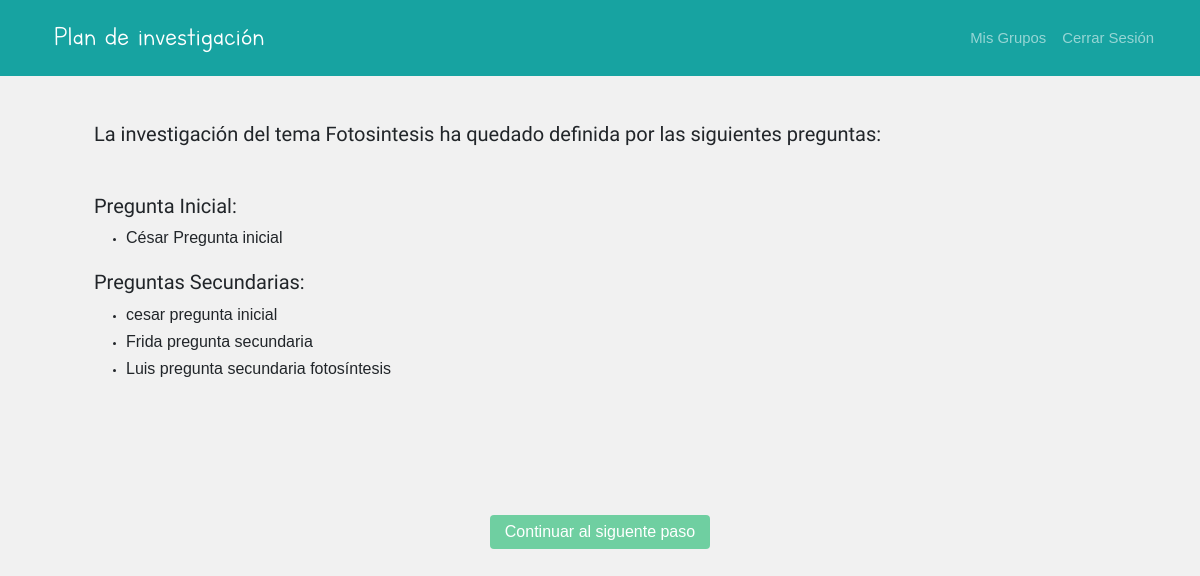
/estudiante/Grupo/1/Tema/1/PreguntasSecundarias/evaluación/actividad/plandeevaluación (signed in), run on the app's committed database.
### AMCE/models.py (models this page shows)
class Tema(models.Model):
	id_tema = models.AutoField(primary_key=True)
	nombre_tema = models.CharField(max_length=100)
	preguntas_secundarias = models.IntegerField(default=1)
	profesor_tema = models.ForeignKey(Profesor, on_delete=models.CASCADE)

class Pregunta(models.Model):
	id_pregunta = models.OneToOneField(ParticipacionEst, on_delete=models.CASCADE, primary_key=True)
	INICIAL = 1
	SECUNDARIA = 2
	OTRO = 10
	TIPOS_PREGUNTA = (
		(INICIAL, 'inicial'),
		(SECUNDARIA, 'secundaria'),
		(OTRO, 'otro')
	)
	tipo_pregunta = models.PositiveSmallIntegerField(choices=TIPOS_PREGUNTA, default=10)
	votos = models.IntegerField(default=0)
	ganadora = models.BooleanField(default=False)
	definirProb_pregunta = models.ForeignKey(DefinirProblema, on_delete=models.CASCADE)

class ParticipacionEst(models.Model):
	id_actividad = models.AutoField(primary_key=True)
	fecha = models.DateTimeField(default = timezone.now)
	contentido = models.TextField(null=True)
	estudiante_part = models.ForeignKey(Estudiante, on_delete=models.CASCADE, related_name='post')

### AMCE/templates/estudiante/PlanDeInvestigacion.html (shortened to what this page needs)
{% extends "estudiante/base_mainpage.html" %}
{% load static %}
{% block header_ctxt %}
    <div class="nav-bar-title navbar-brand"> Plan de investigación</div>
{% endblock %}
{% block inner_content %}
    <br>
    <div >
            <h3> <p style="font-family: 'Capriola'; font-size: 20px;">La investigación del tema {{ temaNombre }} ha quedado definida por las siguientes preguntas:</p></h3>
            <br>
            <br>
            <h3> <p style="font-family: 'Capriola'; font-size: 20px;"> Pregunta Inicial: </p></h3>
            <ul>
                <li><h6>{{ pregunta.id_pregunta.contentido }} </h6></li>
            </ul>
            <h3> <p style="font-family: 'Capriola'; font-size: 20px;"> Preguntas Secundarias: </p></h3>
            <ul>
                {% for i in preguntasSecGanadas %}
                <li><h6>{{ i.id_pregunta.contentido }}</h6></li>
                {% endfor %}
            </ul>
            <br>
            <br>
            <br>
            <br>
            <br>
            <br>
            <br>
            <br>
        <center> <a name="profesor" class="btn btn-primary" class="close" href="" style=" background-color: #6FCFA1;
        border: 0px; padding: 5px 15px;">Continuar al siguente paso</a> </center>
    </div>
{% endblock %}

### static/css/header.css (style rules this page uses)
p { display: inline; }

### static/css/feedStyle.css (style rules this page uses)
body { background: #FFFFFF; font-size: 62.5%; font-family: 'Varela Round', Helvetica, Arial, serif; }
p { font-size: 1rem; }
a { font-size: .93rem; text-decoration: none; color: black; }

### static/css/custom.css (style rules this page uses)
body { background-color: #f1f1f1; }
.nav-bar-title { font-family: 'Letter-for-learns'; font-size: 23pt; }

### data on the page
Tema: nombre_tema "Fotosintesis"
Pregunta: id_pregunta.contentido "César Pregunta inicial"
Pregunta: id_pregunta.contentido "cesar pregunta inicial"
Pregunta: id_pregunta.contentido "Frida pregunta secundaria"
Pregunta: id_pregunta.contentido "Luis pregunta secundaria fotosíntesis"
